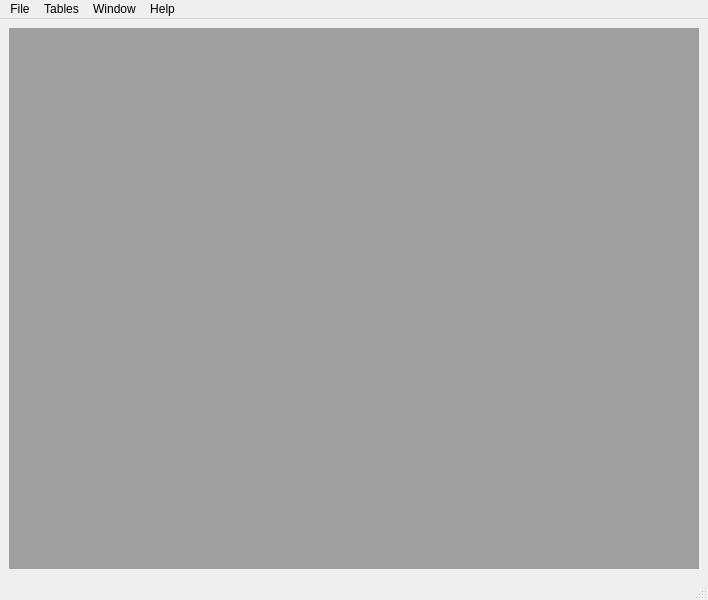
<?xml version="1.0" encoding="UTF-8"?>
<ui version="4.0">
 <class>MainWindow</class>
 <widget class="QMainWindow" name="MainWindow">
  <property name="geometry">
   <rect>
    <x>0</x>
    <y>0</y>
    <width>708</width>
    <height>600</height>
   </rect>
  </property>
  <property name="windowTitle">
   <string>Grant diagram</string>
  </property>
  <property name="documentMode">
   <bool>false</bool>
  </property>
  <property name="tabShape">
   <enum>QTabWidget::Rounded</enum>
  </property>
  <widget class="QWidget" name="centralwidget">
   <layout class="QHBoxLayout" name="horizontalLayout">
    <item>
     <widget class="QMdiArea" name="mdiArea">
      <property name="sizePolicy">
       <sizepolicy hsizetype="Expanding" vsizetype="Expanding">
        <horstretch>0</horstretch>
        <verstretch>0</verstretch>
       </sizepolicy>
      </property>
      <property name="viewMode">
       <enum>QMdiArea::SubWindowView</enum>
      </property>
     </widget>
    </item>
   </layout>
  </widget>
  <widget class="QMenuBar" name="menubar">
   <property name="geometry">
    <rect>
     <x>0</x>
     <y>0</y>
     <width>708</width>
     <height>22</height>
    </rect>
   </property>
   <widget class="QMenu" name="menuFile">
    <property name="title">
     <string>File</string>
    </property>
    <addaction name="actionLogin"/>
    <addaction name="separator"/>
    <addaction name="actionExit"/>
   </widget>
   <widget class="QMenu" name="menuHelp">
    <property name="title">
     <string>Help</string>
    </property>
    <addaction name="actionAbout"/>
   </widget>
   <widget class="QMenu" name="menuWindow">
    <property name="title">
     <string>Window</string>
    </property>
    <addaction name="actionTile_subwindows"/>
    <addaction name="actionCascade_subwindows"/>
   </widget>
   <widget class="QMenu" name="menuTables">
    <property name="title">
     <string>Tables</string>
    </property>
    <addaction name="actionCompanies"/>
   </widget>
   <addaction name="menuFile"/>
   <addaction name="menuTables"/>
   <addaction name="menuWindow"/>
   <addaction name="menuHelp"/>
  </widget>
  <widget class="QStatusBar" name="statusbar"/>
  <action name="actionExit">
   <property name="text">
    <string>Exit</string>
   </property>
   <property name="shortcut">
    <string>Ctrl+Q</string>
   </property>
   <property name="shortcutContext">
    <enum>Qt::ApplicationShortcut</enum>
   </property>
   <property name="menuRole">
    <enum>QAction::TextHeuristicRole</enum>
   </property>
  </action>
  <action name="actionLogin">
   <property name="text">
    <string>Login</string>
   </property>
  </action>
  <action name="actionAbout">
   <property name="text">
    <string>About</string>
   </property>
  </action>
  <action name="actionTile_subwindows">
   <property name="text">
    <string>Tile subwindows</string>
   </property>
  </action>
  <action name="actionCascade_subwindows">
   <property name="text">
    <string>Cascade subwindows</string>
   </property>
  </action>
  <action name="actionCompanies">
   <property name="text">
    <string>Companies</string>
   </property>
   <property name="shortcut">
    <string>Ctrl+Shift+C</string>
   </property>
  </action>
 </widget>
 <resources/>
 <connections>
  <connection>
   <sender>actionExit</sender>
   <signal>triggered()</signal>
   <receiver>MainWindow</receiver>
   <slot>close()</slot>
   <hints>
    <hint type="sourcelabel">
     <x>-1</x>
     <y>-1</y>
    </hint>
    <hint type="destinationlabel">
     <x>399</x>
     <y>299</y>
    </hint>
   </hints>
  </connection>
  <connection>
   <sender>actionTile_subwindows</sender>
   <signal>triggered()</signal>
   <receiver>mdiArea</receiver>
   <slot>tileSubWindows()</slot>
   <hints>
    <hint type="sourcelabel">
     <x>-1</x>
     <y>-1</y>
    </hint>
    <hint type="destinationlabel">
     <x>353</x>
     <y>300</y>
    </hint>
   </hints>
  </connection>
  <connection>
   <sender>actionCascade_subwindows</sender>
   <signal>triggered()</signal>
   <receiver>mdiArea</receiver>
   <slot>cascadeSubWindows()</slot>
   <hints>
    <hint type="sourcelabel">
     <x>-1</x>
     <y>-1</y>
    </hint>
    <hint type="destinationlabel">
     <x>353</x>
     <y>300</y>
    </hint>
   </hints>
  </connection>
 </connections>
</ui>
